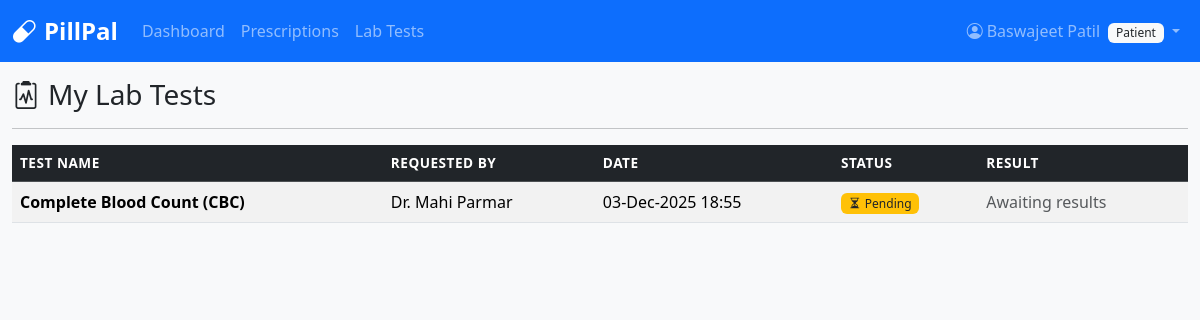
The page /patient/tests (signed in) on the database its author committed.
### models.py (models this page shows, shortened)
class User(UserMixin, db.Model):
    __tablename__ = 'users'
    id = db.Column(db.Integer, primary_key=True)
    unique_id = db.Column(db.String(20), unique=True, nullable=True)
    role = db.Column(db.String(20), nullable=False)  # Patient, Doctor, Pharmacist, Lab, Receptionist
    name = db.Column(db.String(100), nullable=False)
    phone = db.Column(db.String(20), nullable=False)
    age = db.Column(db.Integer, nullable=True)
    gender = db.Column(db.String(10), nullable=True)
    password_hash = db.Column(db.String(256), nullable=False)
    created_at = db.Column(db.DateTime, default=datetime.utcnow)
    specialization = db.Column(db.String(100), nullable=True)
    hospital_name = db.Column(db.String(200), nullable=True)
    medical_license_id = db.Column(db.String(50), nullable=True)
    address = db.Column(db.Text, nullable=True)
    website = db.Column(db.String(200), nullable=True)
    email = db.Column(db.String(100), nullable=True)
    raw_medical_history = db.Column(db.Text, nullable=True)
    ai_summary_history = db.Column(db.Text, nullable=True)
    patient_appointments = db.relationship('Appointment', foreign_keys='Appointment.patient_id', backref='patient', lazy='dynamic')
    doctor_appointments = db.relationship('Appointment', foreign_keys='Appointment.doctor_id', backref='doctor', lazy='dynamic')
    patient_prescriptions = db.relationship('Prescription', foreign_keys='Prescription.patient_id', backref='patient', lazy='dynamic')
    doctor_prescriptions = db.relationship('Prescription', foreign_keys='Prescription.doctor_id', backref='doctor', lazy='dynamic')

class LabRequest(db.Model):
    __tablename__ = 'lab_requests'
    id = db.Column(db.Integer, primary_key=True)
    patient_id = db.Column(db.Integer, db.ForeignKey('users.id'), nullable=False)
    doctor_id = db.Column(db.Integer, db.ForeignKey('users.id'), nullable=False)
    lab_user_id = db.Column(db.Integer, db.ForeignKey('users.id'), nullable=True)
    test_name = db.Column(db.String(200), nullable=False)
    notes = db.Column(db.Text, nullable=True)
    status = db.Column(db.String(20), default='Pending')  # Pending, Done
    result = db.Column(db.Text, nullable=True)
    created_at = db.Column(db.DateTime, default=datetime.utcnow)
    updated_at = db.Column(db.DateTime, default=datetime.utcnow, onupdate=datetime.utcnow)
    patient = db.relationship('User', foreign_keys=[patient_id], backref='patient_lab_requests')
    doctor = db.relationship('User', foreign_keys=[doctor_id], backref='doctor_lab_requests')
    lab_user = db.relationship('User', foreign_keys=[lab_user_id], backref='lab_user_requests')

### routes/patient.py (the view)
@patient_bp.route('/tests')
@login_required
@patient_required
def tests():
    lab_requests = LabRequest.query.filter_by(patient_id=current_user.id).order_by(LabRequest.created_at.desc()).all()
    return render_template('patient/tests.html', lab_requests=lab_requests)

### routes/patient.py (called while the page is built)
def patient_required(f):
    from functools import wraps
    @wraps(f)
    def decorated_function(*args, **kwargs):
        if not current_user.is_authenticated or current_user.role != 'Patient':
            flash('Access denied. Patient account required.', 'danger')
            return redirect(url_for('auth.login'))
        return f(*args, **kwargs)
    return decorated_function

### templates/patient/tests.html (shortened to what this page needs)
{% extends 'base.html' %}
{% block content %}
<div class="row">
    <div class="col-12">
        <h3><i class="bi bi-clipboard2-pulse me-2"></i>My Lab Tests</h3>
        <hr>
        {% if lab_requests %}
        <div class="table-responsive">
            <table class="table table-striped table-hover">
                <thead class="table-dark">
                    <tr>
                        <th>Test Name</th>
                        <th>Requested By</th>
                        <th>Date</th>
                        <th>Status</th>
                        <th>Result</th>
                    </tr>
                </thead>
                <tbody>
                    {% for test in lab_requests %}
                    <tr>
                        <td><strong>{{ test.test_name }}</strong></td>
                        <td>Dr. {{ test.doctor.name }}</td>
                        <td>{{ test.created_at.strftime('%d-%b-%Y %H:%M') }}</td>
                        <td>
                            {% if test.status == 'Pending' %}
                            <span class="badge bg-warning text-dark">
                                <i class="bi bi-hourglass-split me-1"></i>Pending
                            </span>
                            {% else %}
                            <span class="badge bg-success">
                                <i class="bi bi-check-circle me-1"></i>Completed
                            </span>
                            {% endif %}
                        </td>
                        <td>
                            {% if test.result %}
                            {{ test.result }}
                            {% else %}
                            <span class="text-muted">Awaiting results</span>
                            {% endif %}
                        </td>
                    </tr>
                    {% endfor %}
                </tbody>
            </table>
        </div>
        {% else %}
        <div class="text-center py-5">
            <i class="bi bi-clipboard-x text-muted" style="font-size: 64px;"></i>
            <h4 class="mt-3 text-muted">No Lab Tests Yet</h4>
            <p class="text-muted">Your lab test requests will appear here when ordered by your doctor.</p>
        </div>
        {% endif %}
    </div>
</div>
{% endblock %}

### templates/base.html (shortened to what this page needs)
<!DOCTYPE html>
<html lang="en">
<head>
    <link href="https://cdn.jsdelivr.net/npm/bootstrap@5.3.2/dist/css/bootstrap.min.css" rel="stylesheet">
    <link href="https://cdn.jsdelivr.net/npm/bootstrap-icons@1.11.1/font/bootstrap-icons.css" rel="stylesheet">
    <link href="/static/css/style.css" rel="stylesheet">
</head>
<body>
    {% if current_user.is_authenticated %}
    <nav class="navbar navbar-expand-lg navbar-dark bg-primary">
        <div class="container-fluid">
            <a class="navbar-brand" href="/">
                <i class="bi bi-capsule me-2"></i>PillPal
            </a>
            <div class="collapse navbar-collapse" id="navbarNav">
                <ul class="navbar-nav me-auto">
                    {% if current_user.role == 'Patient' %}
                    <li class="nav-item">
                        <a class="nav-link" href="{{ url_for('patient.dashboard') }}">Dashboard</a>
                    </li>
                    <li class="nav-item">
                        <a class="nav-link" href="{{ url_for('patient.prescriptions') }}">Prescriptions</a>
                    </li>
                    <li class="nav-item">
                        <a class="nav-link" href="{{ url_for('patient.tests') }}">Lab Tests</a>
                    </li>
                    {% elif current_user.role == 'Doctor' %}
                    <li class="nav-item">
                        <a class="nav-link" href="{{ url_for('doctor.dashboard') }}">Dashboard</a>
                    </li>
                    {% elif current_user.role == 'Pharmacist' %}
                    <li class="nav-item">
                        <a class="nav-link" href="{{ url_for('staff.pharmacist_dashboard') }}">Dashboard</a>
                    </li>
                    {% elif current_user.role == 'Lab' %}
                    <li class="nav-item">
                        <a class="nav-link" href="{{ url_for('staff.lab_dashboard') }}">Dashboard</a>
                    </li>
                    {% elif current_user.role == 'Receptionist' %}
                    <li class="nav-item">
                        <a class="nav-link" href="{{ url_for('staff.receptionist_dashboard') }}">Dashboard</a>
                    </li>
                    {% endif %}
                </ul>
                <ul class="navbar-nav">
                    <li class="nav-item dropdown">
                        <a class="nav-link dropdown-toggle" href="#" role="button" data-bs-toggle="dropdown">
                            <i class="bi bi-person-circle me-1"></i>{{ current_user.name }}
                            <span class="badge bg-light text-dark ms-1">{{ current_user.role }}</span>
                        </a>
                    </li>
                </ul>
            </div>
        </div>
    </nav>
    {% endif %}
    <div class="container-fluid py-3">
        {% block content %}{% endblock %}
    </div>
</body>
</html>

### static/css/style.css (style rules this page uses)
body { background-color: #f8f9fa; }
.navbar-brand { font-weight: 700; font-size: 1.5rem; }
.badge { font-weight: 500; }
.table th { font-weight: 600; text-transform: uppercase; font-size: 0.85rem; letter-spacing: 0.5px; }

### rows shown on the page
User: name "Baswajeet Patil", role "Patient"
LabRequest: test_name "Complete Blood Count (CBC)", doctor.name "Mahi Parmar", created_at "03-Dec-2025 18:55", status "Pending" (drawn), shows "Awaiting results"
